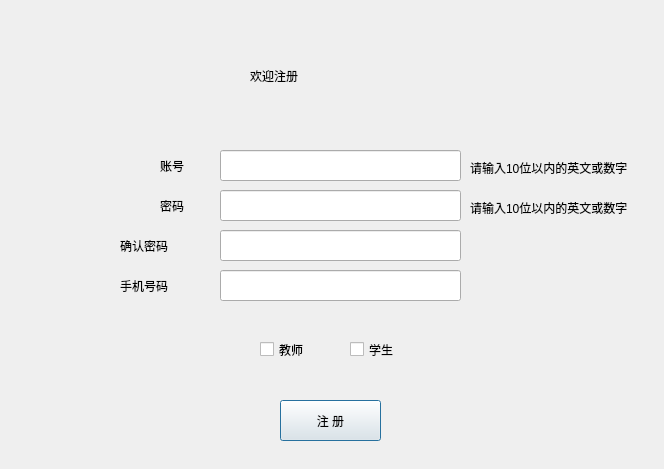
<?xml version="1.0" encoding="UTF-8"?>
<ui version="4.0">
 <class>registerWindow</class>
 <widget class="QDialog" name="registerWindow">
  <property name="geometry">
   <rect>
    <x>0</x>
    <y>0</y>
    <width>664</width>
    <height>469</height>
   </rect>
  </property>
  <property name="windowTitle">
   <string>Dialog</string>
  </property>
  <property name="styleSheet">
   <string notr="true">background-image: url(:/images/QQ图片20240331094419.jpg);</string>
  </property>
  <widget class="QPushButton" name="register_2">
   <property name="geometry">
    <rect>
     <x>280</x>
     <y>400</y>
     <width>101</width>
     <height>41</height>
    </rect>
   </property>
   <property name="cursor">
    <cursorShape>PointingHandCursor</cursorShape>
   </property>
   <property name="styleSheet">
    <string notr="true">background-image: url(:/images/OIP-C.jpg);
font: 12pt &quot;黑体&quot;;</string>
   </property>
   <property name="text">
    <string>注 册</string>
   </property>
  </widget>
  <widget class="QLabel" name="label">
   <property name="geometry">
    <rect>
     <x>250</x>
     <y>50</y>
     <width>161</width>
     <height>51</height>
    </rect>
   </property>
   <property name="styleSheet">
    <string notr="true">font: 24pt &quot;隶书&quot;;</string>
   </property>
   <property name="text">
    <string>欢迎注册</string>
   </property>
  </widget>
  <widget class="QLabel" name="label_2">
   <property name="geometry">
    <rect>
     <x>160</x>
     <y>150</y>
     <width>51</width>
     <height>31</height>
    </rect>
   </property>
   <property name="styleSheet">
    <string notr="true">font: 12pt &quot;黑体&quot;;</string>
   </property>
   <property name="text">
    <string>账号</string>
   </property>
  </widget>
  <widget class="QLabel" name="label_3">
   <property name="geometry">
    <rect>
     <x>160</x>
     <y>190</y>
     <width>51</width>
     <height>31</height>
    </rect>
   </property>
   <property name="styleSheet">
    <string notr="true">font: 12pt &quot;黑体&quot;;</string>
   </property>
   <property name="text">
    <string>密码</string>
   </property>
  </widget>
  <widget class="QLabel" name="label_4">
   <property name="geometry">
    <rect>
     <x>120</x>
     <y>230</y>
     <width>81</width>
     <height>31</height>
    </rect>
   </property>
   <property name="styleSheet">
    <string notr="true">font: 12pt &quot;黑体&quot;;</string>
   </property>
   <property name="text">
    <string>确认密码</string>
   </property>
  </widget>
  <widget class="QLabel" name="label_5">
   <property name="geometry">
    <rect>
     <x>120</x>
     <y>270</y>
     <width>91</width>
     <height>31</height>
    </rect>
   </property>
   <property name="styleSheet">
    <string notr="true">font: 12pt &quot;黑体&quot;;</string>
   </property>
   <property name="text">
    <string>手机号码</string>
   </property>
  </widget>
  <widget class="QLineEdit" name="account">
   <property name="geometry">
    <rect>
     <x>220</x>
     <y>150</y>
     <width>241</width>
     <height>31</height>
    </rect>
   </property>
   <property name="styleSheet">
    <string notr="true">background-image: url(:/images/OIP-C.jpg);</string>
   </property>
  </widget>
  <widget class="QLineEdit" name="password">
   <property name="geometry">
    <rect>
     <x>220</x>
     <y>190</y>
     <width>241</width>
     <height>31</height>
    </rect>
   </property>
   <property name="styleSheet">
    <string notr="true">background-image: url(:/images/OIP-C.jpg);</string>
   </property>
   <property name="echoMode">
    <enum>QLineEdit::Password</enum>
   </property>
  </widget>
  <widget class="QLineEdit" name="confirm">
   <property name="geometry">
    <rect>
     <x>220</x>
     <y>230</y>
     <width>241</width>
     <height>31</height>
    </rect>
   </property>
   <property name="styleSheet">
    <string notr="true">background-image: url(:/images/OIP-C.jpg);</string>
   </property>
   <property name="echoMode">
    <enum>QLineEdit::Password</enum>
   </property>
  </widget>
  <widget class="QLineEdit" name="tele">
   <property name="geometry">
    <rect>
     <x>220</x>
     <y>270</y>
     <width>241</width>
     <height>31</height>
    </rect>
   </property>
   <property name="styleSheet">
    <string notr="true">background-image: url(:/images/OIP-C.jpg);</string>
   </property>
  </widget>
  <widget class="QWidget" name="widget" native="true">
   <property name="geometry">
    <rect>
     <x>230</x>
     <y>310</y>
     <width>201</width>
     <height>80</height>
    </rect>
   </property>
   <widget class="QCheckBox" name="students">
    <property name="geometry">
     <rect>
      <x>120</x>
      <y>30</y>
      <width>71</width>
      <height>19</height>
     </rect>
    </property>
    <property name="cursor">
     <cursorShape>PointingHandCursor</cursorShape>
    </property>
    <property name="styleSheet">
     <string notr="true">font: 11pt &quot;黑体&quot;;</string>
    </property>
    <property name="text">
     <string>学生</string>
    </property>
    <property name="autoExclusive">
     <bool>true</bool>
    </property>
   </widget>
   <widget class="QCheckBox" name="teachers">
    <property name="geometry">
     <rect>
      <x>30</x>
      <y>30</y>
      <width>71</width>
      <height>19</height>
     </rect>
    </property>
    <property name="cursor">
     <cursorShape>PointingHandCursor</cursorShape>
    </property>
    <property name="styleSheet">
     <string notr="true">font: 11pt &quot;黑体&quot;;</string>
    </property>
    <property name="text">
     <string>教师</string>
    </property>
    <property name="autoExclusive">
     <bool>true</bool>
    </property>
   </widget>
  </widget>
  <widget class="QLabel" name="label_6">
   <property name="geometry">
    <rect>
     <x>470</x>
     <y>160</y>
     <width>161</width>
     <height>16</height>
    </rect>
   </property>
   <property name="styleSheet">
    <string notr="true">font: 7pt &quot;黑体&quot;;</string>
   </property>
   <property name="text">
    <string>请输入10位以内的英文或数字</string>
   </property>
  </widget>
  <widget class="QLabel" name="label_7">
   <property name="geometry">
    <rect>
     <x>470</x>
     <y>200</y>
     <width>161</width>
     <height>16</height>
    </rect>
   </property>
   <property name="styleSheet">
    <string notr="true">font: 7pt &quot;黑体&quot;;</string>
   </property>
   <property name="text">
    <string>请输入10位以内的英文或数字</string>
   </property>
  </widget>
 </widget>
 <resources/>
 <connections/>
</ui>
